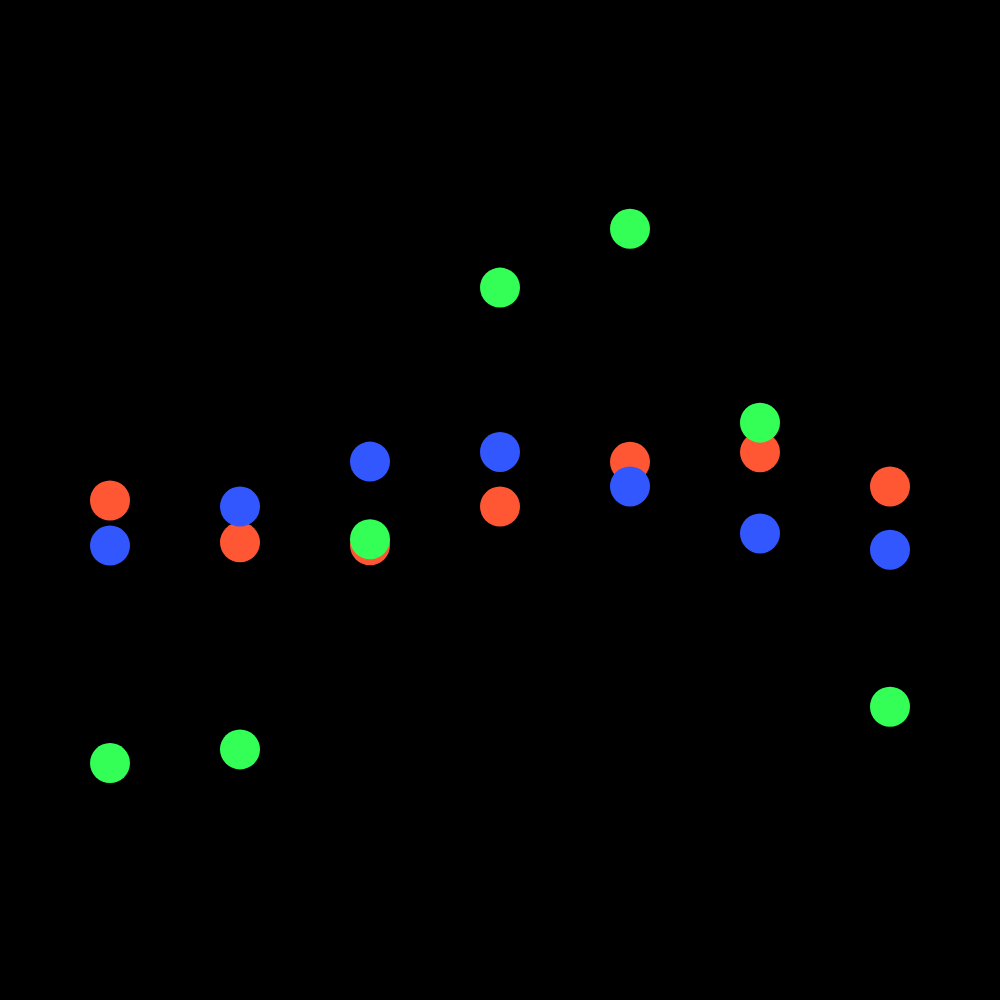
Frame 1 (no input)
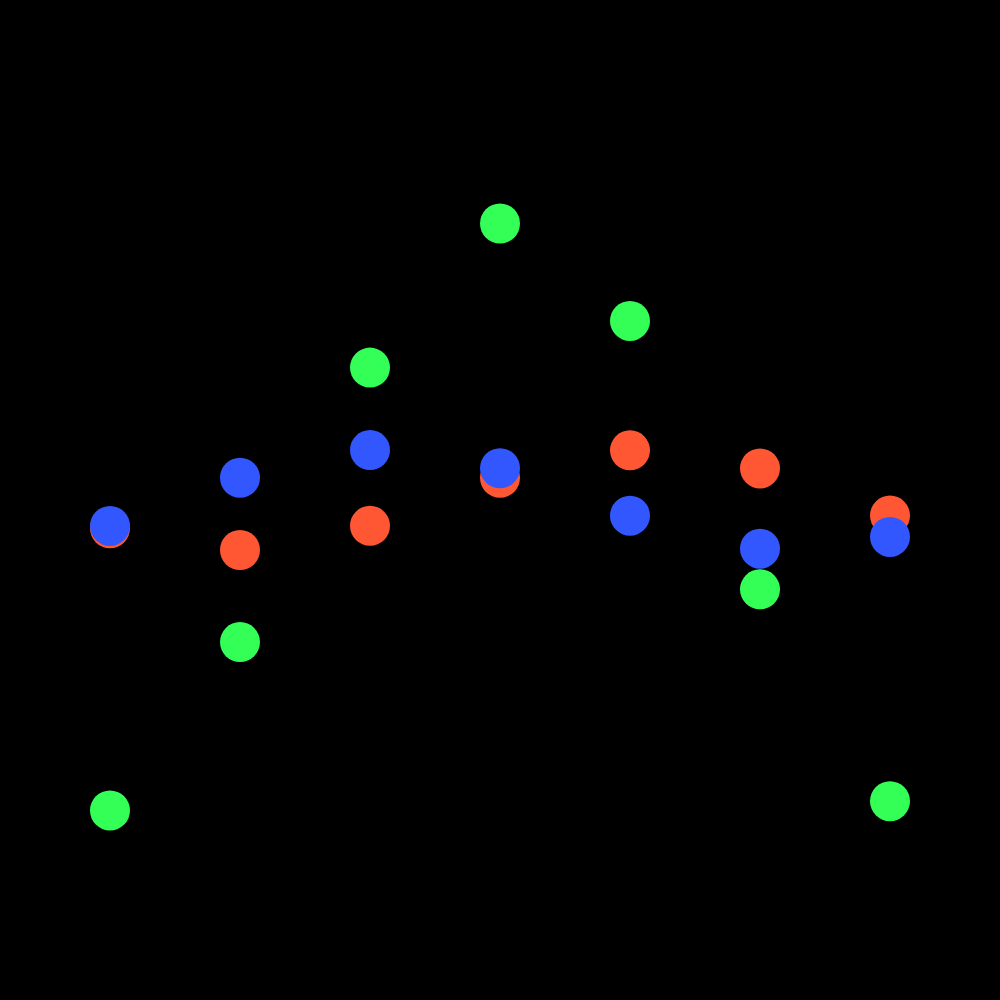
Frame 60 (no input)
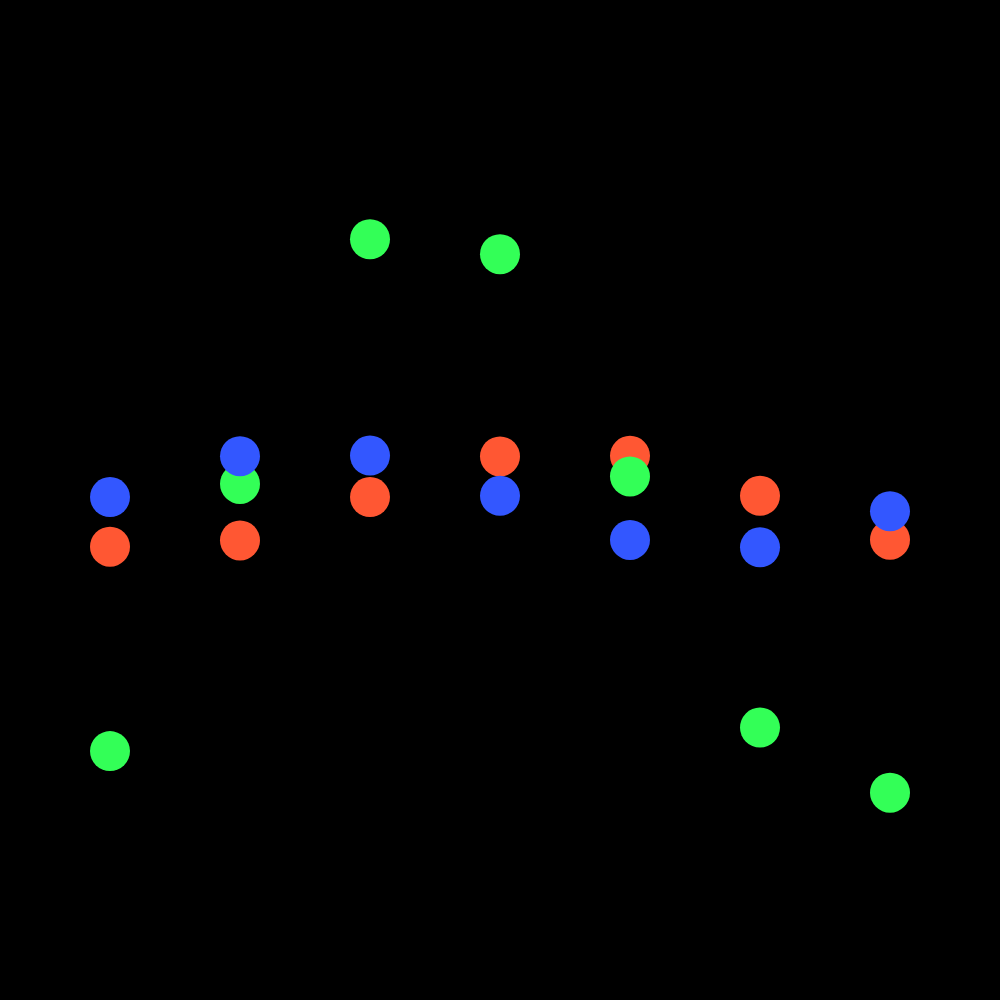
Frame 120 (the mouse pressed at the canvas centre since frame 60)

The p5.js sketch that drew these frames (run headless with seeded random() and noise() and a simulated clock; from frame 60 on, the mouse is pressed at the canvas centre):

// p5.js sketch
// ── sketch.js
let data;
let colors;
let waveHeight = [];
let waveSpeed = 0.01;

function setup() {
  createCanvas(1000, 1000);
  noStroke();

  data = [
    {day: '10.14', materials: [40, 47950, 89]},
    {day: '10.15', materials: [33, 41500, 81]},
    {day: '10.16', materials: [32, 45850, 86]},
    {day: '10.17', materials: [31, 42000, 83]},
    {day: '10.18', materials: [35, 43000, 87]},
    {day: '10.19', materials: [34, 43565, 83]},
    {day: '10.20', materials: [38, 48050, 85]},
  ];

  colors = ['#FF5733', '#33FF57', '#3357FF'];

  for (let i = 0; i < data.length; i++) {
    let heights = [];
    for (let j = 0; j < data[i].materials.length; j++) {
      heights.push(map(data[i].materials[j], 31, 46000, 50, 300));
    }
    waveHeight.push(heights);
  }
}

function draw() {
  background(0);

  let baseHeight = height / 2;
  let totalWidth = (data.length - 1) * 130;
  let startX = (width - totalWidth) / 2;

  for (let i = 0; i < data.length; i++) {
    let xOffset = startX + i * 130;
    for (let j = 0; j < 3; j++) {
      let waveY = baseHeight + waveHeight[i][j] * sin((frameCount * waveSpeed) + i + j);
      fill(colors[j]);
      ellipse(xOffset, waveY, 40, 40);
    }
  }
}
